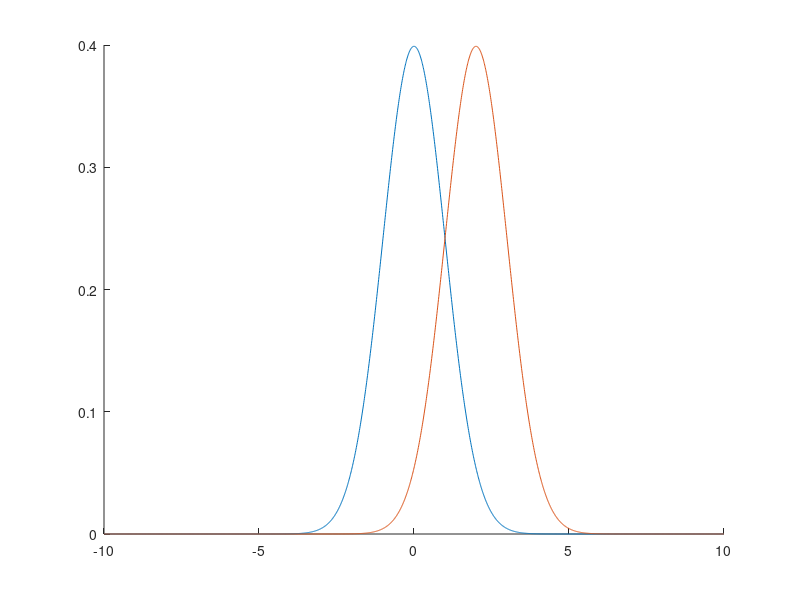
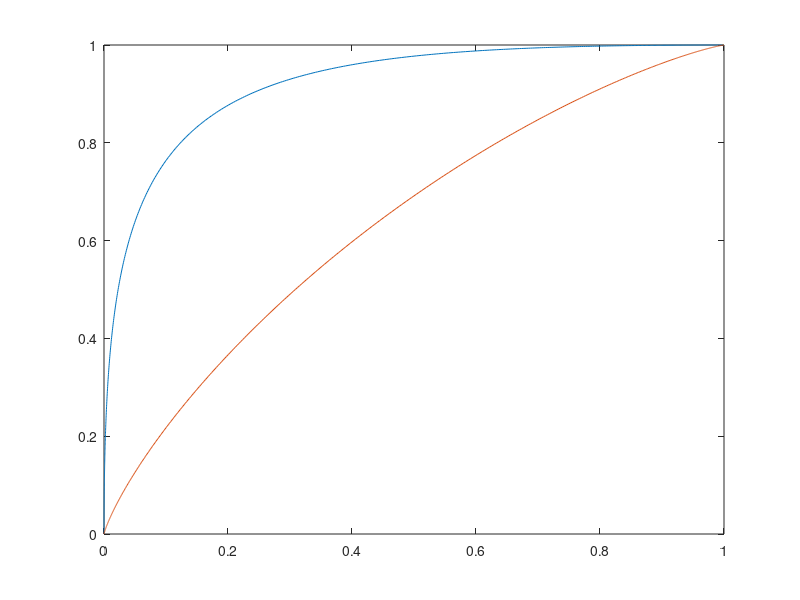
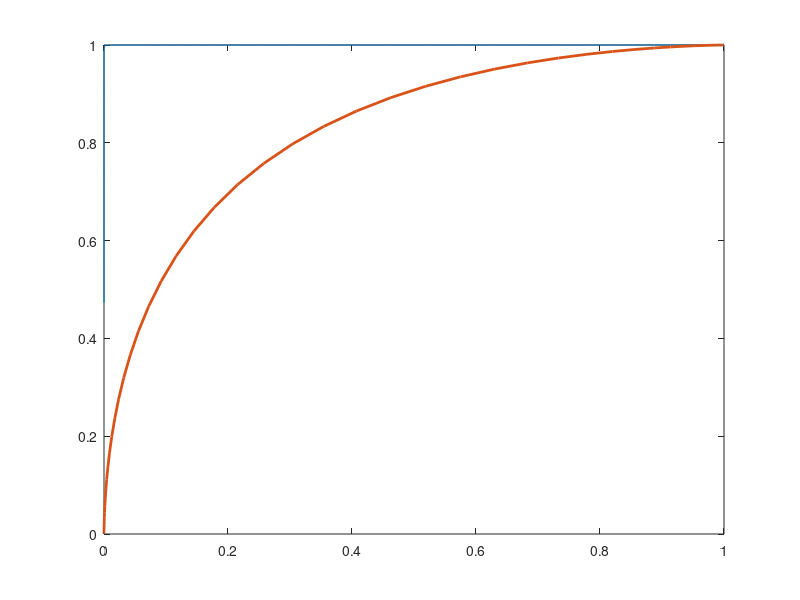

Write MATLAB code to recreate these figures, in order.
%HW 6
clear all; close all;
%% part 1
x = -10:.01:10;
m1 = 0;
m2 = 2;
sig = 1;
n1 = normpdf(x,m1,sig);
n2 = normpdf(x,m2,sig);
figure(); hold on
plot(x,n1,x,n2)

%% roc curves

pfa = 1-normcdf(x,m1,sig);
pd = 1- normcdf(x,m2,sig);
figure();
plot(pfa,pd)
hold on;
pd2 = 1-normcdf(x,.5,sig);
plot(pfa,pd2)

%% poisson part

l0 = 5;
l1 = 10;
l2 = 6;
N = 10; %arbitrary number of samples 

pfa = 1-poisscdf(N*x,N*l0); %sum ofpoissons is poisson with param N*lambda
pd1 = 1-poisscdf(N*x,N*l1);
pd2 = 1-poisscdf(N*x,N*l2);

figure();
plot(pfa,pd1,pfa,pd2,'LineWidth',2);
